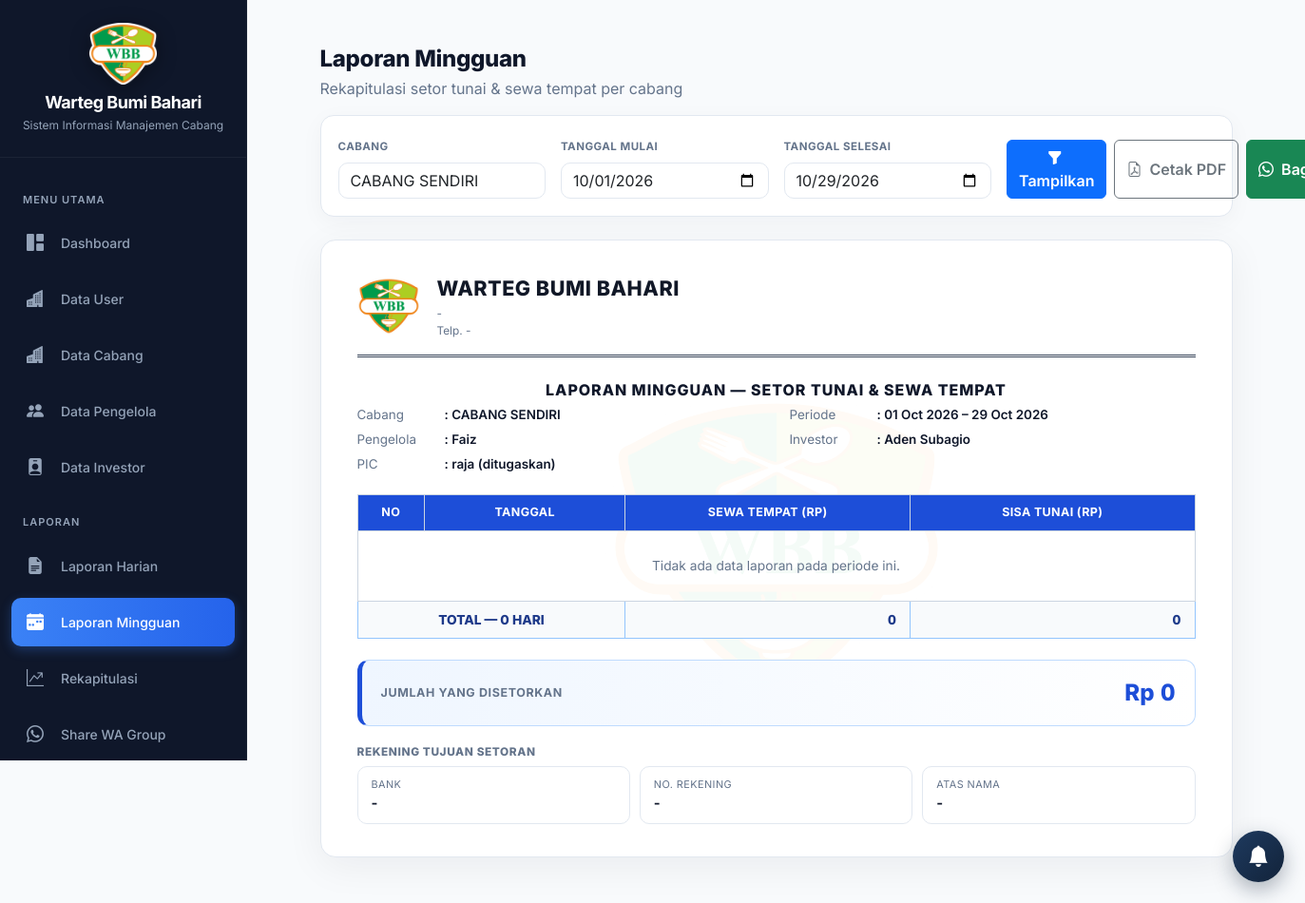
Page /admin_pusat/laporan_mingguan.php (signed in) on the committed database.
### tables this page shows
CREATE TABLE `cabang` (
  `id_cabang` int(11) NOT NULL AUTO_INCREMENT,
  `id_wa_grup` int(11) DEFAULT NULL,
  `nama_cabang` varchar(100) DEFAULT NULL,
  `alamat` text DEFAULT NULL,
  `no_telp` varchar(20) NOT NULL,
  `nama_pengelola` varchar(20) NOT NULL,
  `no_rekening_cabang` varchar(50) DEFAULT NULL,
  `atas_nama_cabang` varchar(100) DEFAULT NULL,
  `nama_bank_cabang` varchar(50) DEFAULT NULL,
  `id_investor` int(11) DEFAULT NULL,
  PRIMARY KEY (`id_cabang`),
  KEY `id_investor` (`id_investor`),
  KEY `idx_cabang_wa_grup` (`id_wa_grup`),
  CONSTRAINT `cabang_ibfk_1` FOREIGN KEY (`id_investor`) REFERENCES `investor` (`id_investor`) ON DELETE SET NULL
);

CREATE TABLE `users` (
  `id` int(11) NOT NULL AUTO_INCREMENT,
  `id_cabang` int(11) DEFAULT NULL,
  `username` varchar(50) NOT NULL,
  `password` varchar(255) NOT NULL,
  `role` enum('pusat','pic','cabang','investor','rekrutmen') NOT NULL DEFAULT 'cabang',
  `login_attempts` int(11) DEFAULT 0,
  `lock_until` datetime DEFAULT NULL,
  `id_pengelola` int(11) DEFAULT NULL,
  `id_investor` int(11) DEFAULT NULL,
  `status` enum('aktif','nonaktif') DEFAULT 'aktif',
  `last_login_at` datetime DEFAULT NULL,
  `last_login_ip` varchar(45) DEFAULT NULL,
  `password_changed_at` datetime DEFAULT NULL,
  `totp_secret` varchar(32) DEFAULT NULL,
  `totp_enabled` tinyint(1) NOT NULL DEFAULT 0,
  `totp_backup_codes` text DEFAULT NULL,
  PRIMARY KEY (`id`),
  UNIQUE KEY `username` (`username`),
  KEY `idx_users_investor` (`id_investor`)
);

### config/koneksi.php (called while the page is built, shortened)
<?php
if (!function_exists('h')) {
    function h($string): string
    {
        return htmlspecialchars((string) ($string ?? ''), ENT_QUOTES, 'UTF-8');
    }
}
if (!function_exists('anchor_periode')) {
    function anchor_periode(string $tgl_akhir_periode): string
    {
        $hari_ini = date('Y-m-d');
        return $tgl_akhir_periode < $hari_ini ? $tgl_akhir_periode : $hari_ini;
    }
}
if (!function_exists('pengelola_pada_tanggal')) {
    function pengelola_pada_tanggal(mysqli $conn, int $id_cabang, string $tanggal): string
    {
        $stmt = $conn->prepare("
            SELECT nama_pengelola FROM pengelola
            WHERE id_cabang = ? AND tgl_mulai <= ? AND (tgl_selesai IS NULL OR tgl_selesai >= ?)
            ORDER BY tgl_mulai DESC LIMIT 1
        ");
        $stmt->bind_param('iss', $id_cabang, $tanggal, $tanggal);
        $stmt->execute();
        $nama = $stmt->get_result()->fetch_assoc()['nama_pengelola'] ?? null;
        if ($nama) {
            return $nama;
        }
        $stmt = $conn->prepare('SELECT nama_pengelola FROM cabang WHERE id_cabang = ?');
        $stmt->bind_param('i', $id_cabang);
        $stmt->execute();
        $fallback = $stmt->get_result()->fetch_assoc()['nama_pengelola'] ?? null;
        return $fallback ?: '-';
    }
}
if (!function_exists('investor_pada_tanggal')) {
    function investor_pada_tanggal(mysqli $conn, int $id_cabang, string $tanggal): string
    {
        $stmt = $conn->prepare("
            SELECT i.nama_investor FROM cabang_investor ci
            JOIN investor i ON i.id_investor = ci.id_investor
            WHERE ci.id_cabang = ? AND ci.tgl_mulai <= ? AND (ci.tgl_selesai IS NULL OR ci.tgl_selesai >= ?)
            ORDER BY ci.tgl_mulai DESC LIMIT 1
        ");
        $stmt->bind_param('iss', $id_cabang, $tanggal, $tanggal);
        $stmt->execute();
        $nama = $stmt->get_result()->fetch_assoc()['nama_investor'] ?? null;
        return $nama ?: '-';
    }
}

### admin_pusat/laporan_mingguan.php (the view, shortened to what this page needs)
<?php
require '../config/koneksi.php';
include 'sidebar_pusat.php';
$id_cabang   = isset($_GET['id_cabang']) ? (int) $_GET['id_cabang'] : 0;
$tgl_mulai   = $_GET['tgl_mulai']   ?? date('Y-m-01');
$tgl_selesai = $_GET['tgl_selesai'] ?? date('Y-m-d');
$list_cabang = [];
$res_cabang  = $conn->query("SELECT id_cabang, nama_cabang FROM cabang ORDER BY nama_cabang ASC");
while ($c = $res_cabang->fetch_assoc()) {
    $list_cabang[] = $c;
}
if (!$id_cabang && $list_cabang) {
    $id_cabang = (int) $list_cabang[0]['id_cabang'];
}
$nama_cabang_terpilih = '';
foreach ($list_cabang as $c) {
    if ((int) $c['id_cabang'] === $id_cabang) { $nama_cabang_terpilih = $c['nama_cabang']; break; }
}
$info = null;
if ($id_cabang) {
    $stmt = $conn->prepare("
        SELECT c.nama_cabang, c.no_rekening_cabang, c.nama_bank_cabang, c.atas_nama_cabang, c.alamat, c.no_telp
        FROM cabang c WHERE c.id_cabang = ? LIMIT 1
    ");
    $stmt->bind_param('i', $id_cabang);
    $stmt->execute();
    $info = $stmt->get_result()->fetch_assoc();
    if ($info) {
        $anchor = anchor_periode($tgl_selesai);
        $info['nama_pengelola'] = pengelola_pada_tanggal($conn, $id_cabang, $anchor);
        $info['nama_investor']  = investor_pada_tanggal($conn, $id_cabang, $anchor);
    }
}
$nama_cabang   = $info['nama_cabang']        ?? '-';
$pengelola     = !empty($info['nama_pengelola'])    ? $info['nama_pengelola']    : '-';
$investor      = !empty($info['nama_investor'])     ? $info['nama_investor']     : '-';
$no_rekening   = !empty($info['no_rekening_cabang']) ? $info['no_rekening_cabang'] : '-';
$nama_bank     = !empty($info['nama_bank_cabang'])   ? $info['nama_bank_cabang']   : '-';
$atas_nama_rek = !empty($info['atas_nama_cabang'])   ? $info['atas_nama_cabang']   : '-';
$alamat_cabang = !empty($info['alamat'])   ? $info['alamat']   : 'Kantor Pusat : Jl. Pamulang Permai Raya, Pamulang Bar., Kec. Pamulang, Kota Tangerang Selatan, Banten 15417';
$no_hp_cabang  = !empty($info['no_telp'])  ? $info['no_telp']  : '087784838769';
$nama_pic = '-';
if ($id_cabang) {
    $stmt = $conn->prepare("
        SELECT GROUP_CONCAT(DISTINCT u.username ORDER BY u.username SEPARATOR ', ') AS pic
        FROM laporan_cabang lc
        JOIN users u ON u.id = lc.id_user_laporan
        WHERE lc.id_cabang = ? AND lc.tanggal BETWEEN ? AND ?
          AND lc.status_laporan = 'lengkap' AND lc.id_user_laporan IS NOT NULL
    ");
    $stmt->bind_param('iss', $id_cabang, $tgl_mulai, $tgl_selesai);
    $stmt->execute();
    $nama_pic = $stmt->get_result()->fetch_assoc()['pic'] ?? null;
    $nama_pic = $nama_pic ?: '-';
    if ($nama_pic === '-') {
        $stmt2 = $conn->prepare("
            SELECT u.username FROM pengelola p
            JOIN users u ON u.id = p.id_user AND u.role = 'pic'
            WHERE p.id_cabang = ? AND p.tgl_mulai <= ? AND (p.tgl_selesai IS NULL OR p.tgl_selesai >= ?)
            ORDER BY p.tgl_mulai DESC LIMIT 1
        ");
        $anchor_pic = anchor_periode($tgl_selesai);
        $stmt2->bind_param('iss', $id_cabang, $anchor_pic, $anchor_pic);
        $stmt2->execute();
        $ditugaskan = $stmt2->get_result()->fetch_assoc()['username'] ?? null;
        if ($ditugaskan) {
            $nama_pic = $ditugaskan . ' (ditugaskan)';
        }
    }
}
$data_laporan     = [];
$total_sewa       = 0;
$total_sisa_tunai = 0;
$total_baris       = count($data_laporan);
$jumlah_disetorkan = $total_sewa + $total_sisa_tunai;
function lm_rp($n): string
{
    return number_format((float) $n, 0, ',', '.');
}
?>
<div class="container-fluid py-3">
  <div class="lm-wrap">
    <div class="lm-page-head d-flex flex-wrap justify-content-between align-items-start gap-2 mb-3">
        <div>
            <h4 class="mb-1">Laporan Mingguan</h4>
            <p class="mb-0">Rekapitulasi setor tunai &amp; sewa tempat per cabang</p>
        </div>
    </div>
    <form method="GET" action="" class="lm-filter mb-4" id="filterFormLM">
        <div class="row g-3 align-items-end">
            <div class="col-lg-3 col-sm-6">
                <label class="form-label">Cabang</label>
                <input list="listCabangLM" id="inputCabangLM" class="form-control" placeholder="Ketik nama cabang..." value="<?= h($nama_cabang_terpilih) ?>" autocomplete="off">
            </div>
            <div class="col-lg-3 col-sm-6">
                <label class="form-label">Tanggal Mulai</label>
                <input type="date" name="tgl_mulai" class="form-control" value="<?= h($tgl_mulai) ?>">
            </div>
            <div class="col-lg-3 col-sm-6">
                <label class="form-label">Tanggal Selesai</label>
                <input type="date" name="tgl_selesai" class="form-control" value="<?= h($tgl_selesai) ?>">
            </div>
            <div class="col-lg-3 col-sm-6">
                <div class="d-flex gap-2 lm-btns">
                    <button type="submit" class="btn btn-primary flex-fill fw-semibold">
                        <i class="bi bi-funnel-fill me-1"></i> Tampilkan
                    </button>
                    <button type="button" onclick="cetakPDF(this)" class="btn btn-outline-secondary flex-fill fw-semibold text-nowrap">
                        <i class="bi bi-file-earmark-pdf me-1"></i> Cetak PDF
                    </button>
                    <button type="button" onclick="bagikanWA(this)" class="btn btn-success flex-fill fw-semibold text-nowrap">
                        <i class="bi bi-whatsapp me-1"></i> Bagikan ke WA
                    </button>
                </div>
            </div>
        </div>
    </form>
    <div class="lm-paper" id="area-laporan">
        <img src="../assets/img/wbb.png?v=2" class="lm-watermark" alt="">
        <div class="lm-kop">
            <img src="../assets/img/wbb.png?v=2" alt="Logo Warteg Bumi Bahari">
            <div>
                <p class="lm-kop-name">WARTEG BUMI BAHARI</p>
                <p class="lm-kop-addr">
                    <?= h($alamat_cabang) ?><br>
                    Telp. <?= h($no_hp_cabang) ?>
                </p>
            </div>
        </div>
        <div class="lm-doc-title">LAPORAN MINGGUAN &mdash; SETOR TUNAI &amp; SEWA TEMPAT</div>
        <div class="lm-meta">
            <div><span class="k">Cabang</span><span class="v">: <?= h($nama_cabang) ?></span></div>
            <div><span class="k">Periode</span><span class="v">: <?= date('d M Y', strtotime($tgl_mulai)) ?> &ndash; <?= date('d M Y', strtotime($tgl_selesai)) ?></span></div>
            <div><span class="k">Pengelola</span><span class="v">: <?= h($pengelola) ?></span></div>
            <div><span class="k">Investor</span><span class="v">: <?= h($investor) ?></span></div>
            <div><span class="k">PIC</span><span class="v">: <?= h($nama_pic) ?></span></div>
        </div>
        <table class="lm-table">
            <thead>
                <tr>
                    <th style="width: 8%;">No</th>
                    <th style="width: 24%;">Tanggal</th>
                    <th style="width: 34%;">Sewa Tempat (Rp)</th>
                    <th style="width: 34%;">Sisa Tunai (Rp)</th>
                </tr>
            </thead>
            <tbody>
                <?php if ($total_baris > 0): ?>
                    <?php $no = 1; foreach ($data_laporan as $row): ?>
                        <?php if ($row['libur']): ?>
                        <tr>
                            <td class="c"><?= $no++ ?></td>
                            <td class="c"><?= date('d/m/Y', strtotime($row['tanggal'])) ?></td>
                            <td class="c" colspan="2" style="font-style:italic; color:#666;">LIBUR / TUTUP</td>
                        </tr>
                        <?php else: ?>
                        <tr>
                            <td class="c"><?= $no++ ?></td>
                            <td class="c"><?= date('d/m/Y', strtotime($row['tanggal'])) ?></td>
                            <td class="num"><?= lm_rp($row['sewa']) ?></td>
                            <td class="num <?= $row['sisa_tunai'] < 0 ? 'lm-neg' : '' ?>"><?= $row['sisa_tunai'] < 0 ? '-' . lm_rp(abs($row['sisa_tunai'])) : lm_rp($row['sisa_tunai']) ?></td>
                        </tr>
                        <?php endif; ?>
                    <?php endforeach; ?>
                <?php else: ?>
                    <tr class="lm-empty"><td colspan="4">Tidak ada data laporan pada periode ini.</td></tr>
                <?php endif; ?>
                <tr class="lm-total">
                    <td class="c" colspan="2">TOTAL &mdash; <?= $total_baris ?> HARI</td>
                    <td class="num"><?= lm_rp($total_sewa) ?></td>
                    <td class="num <?= $total_sisa_tunai < 0 ? 'lm-neg' : '' ?>"><?= $total_sisa_tunai < 0 ? '-' . lm_rp(abs($total_sisa_tunai)) : lm_rp($total_sisa_tunai) ?></td>
                </tr>
            </tbody>
        </table>
        <div class="lm-callout">
            <span class="lbl">Jumlah yang Disetorkan</span>
            <span class="val">Rp <?= lm_rp($jumlah_disetorkan) ?></span>
        </div>
        <div class="lm-rek">
            <h6>Rekening Tujuan Setoran</h6>
            <div class="lm-rek-grid">
                <div class="lm-rek-item"><div class="k">Bank</div><div class="v"><?= h($nama_bank) ?></div></div>
                <div class="lm-rek-item"><div class="k">No. Rekening</div><div class="v"><?= h($no_rekening) ?></div></div>
                <div class="lm-rek-item"><div class="k">Atas Nama</div><div class="v"><?= h($atas_nama_rek) ?></div></div>
            </div>
        </div>
    </div>
  </div>
</div>

### rows in the picture
cabang: nama_cabang "CABANG SENDIRI", alamat "-", no_telp "-", nama_bank_cabang "-", no_rekening_cabang "-", atas_nama_cabang "-"
users: username "raja (ditugaskan)"

### other values in the picture
$pengelola "Faiz"
$investor "Aden Subagio"
$total_baris "0"
lm_rp($total_sewa) "0"
lm_rp($total_sisa_tunai) "0"
lm_rp($jumlah_disetorkan) "0"
